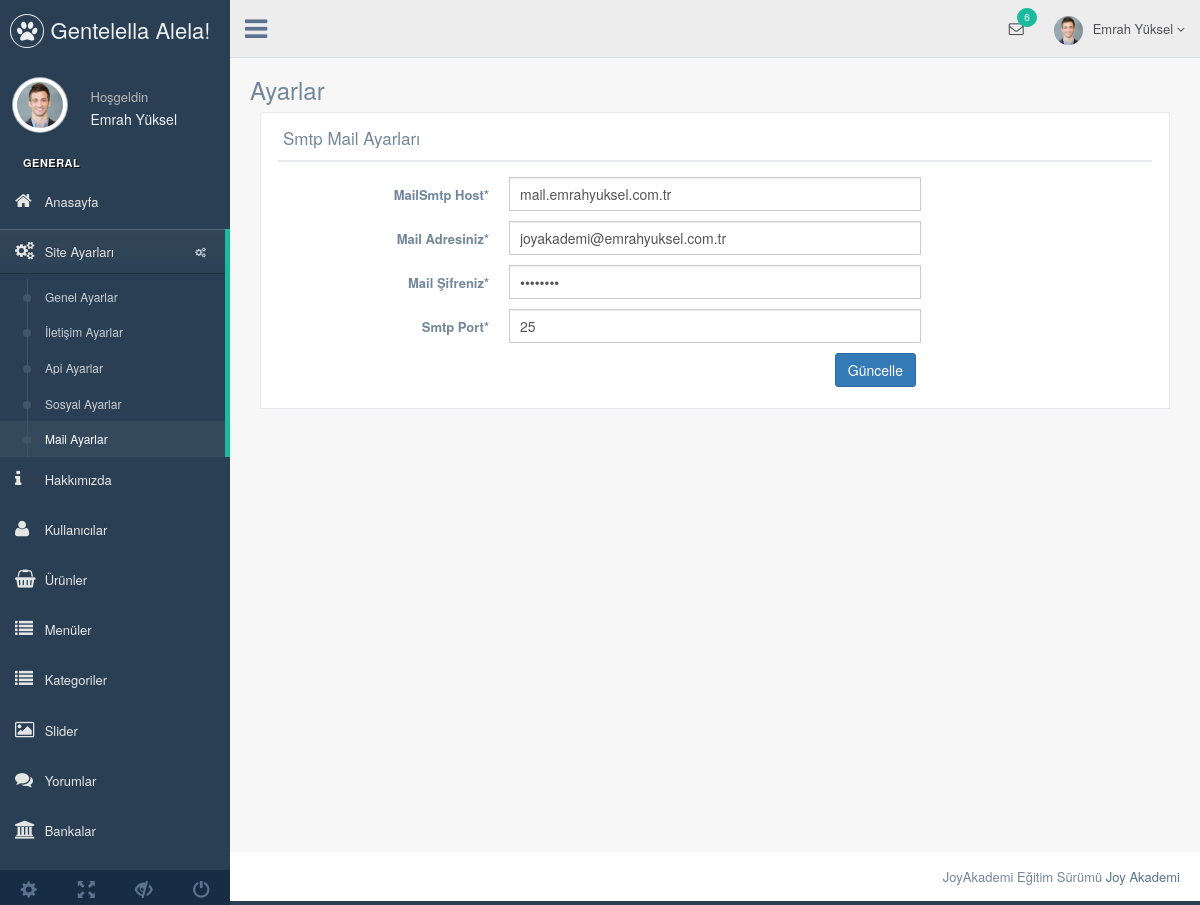
Screenshot of /nedmin/production/mail-ayar.php (signed in) with the database file from the repository.
### tables this page shows
CREATE TABLE IF NOT EXISTS `kullanici` (
  `kullanici_id` int(11) NOT NULL AUTO_INCREMENT,
  `kullanici_zaman` datetime NOT NULL DEFAULT CURRENT_TIMESTAMP,
  `kullanici_resim` varchar(250) NOT NULL,
  `kullanici_tc` varchar(50) NOT NULL,
  `kullanici_ad` varchar(50) NOT NULL,
  `kullanici_mail` varchar(100) NOT NULL,
  `kullanici_gsm` varchar(50) NOT NULL,
  `kullanici_password` varchar(50) NOT NULL,
  `kullanici_adsoyad` varchar(50) NOT NULL,
  `kullanici_adres` varchar(250) NOT NULL,
  `kullanici_il` varchar(100) NOT NULL,
  `kullanici_ilce` varchar(100) NOT NULL,
  `kullanici_unvan` varchar(100) NOT NULL,
  `kullanici_yetki` varchar(50) NOT NULL,
  `kullanici_durum` int(1) NOT NULL DEFAULT '1',
  PRIMARY KEY (`kullanici_id`)
);

CREATE TABLE IF NOT EXISTS `ayar` (
  `ayar_id` int(11) NOT NULL,
  `ayar_logo` varchar(250) NOT NULL,
  `ayar_url` varchar(50) NOT NULL,
  `ayar_title` varchar(250) NOT NULL,
  `ayar_description` varchar(250) NOT NULL,
  `ayar_keywords` varchar(50) NOT NULL,
  `ayar_author` varchar(50) NOT NULL,
  `ayar_tel` varchar(50) NOT NULL,
  `ayar_gsm` varchar(50) NOT NULL,
  `ayar_faks` varchar(50) NOT NULL,
  `ayar_mail` varchar(50) NOT NULL,
  `ayar_ilce` varchar(50) NOT NULL,
  `ayar_il` varchar(50) NOT NULL,
  `ayar_adres` varchar(250) NOT NULL,
  `ayar_mesai` varchar(250) NOT NULL,
  `ayar_maps` varchar(250) NOT NULL,
  `ayar_analystic` varchar(50) NOT NULL,
  `ayar_zopim` varchar(250) NOT NULL,
  `ayar_facebook` varchar(50) NOT NULL,
  `ayar_twitter` varchar(50) NOT NULL,
  `ayar_google` varchar(50) NOT NULL,
  `ayar_youtube` varchar(50) NOT NULL,
  `ayar_smtphost` varchar(50) NOT NULL,
  `ayar_smtpuser` varchar(50) NOT NULL,
  `ayar_smtppassword` varchar(50) NOT NULL,
  `ayar_smtpport` varchar(50) NOT NULL,
  `ayar_bakim` enum('0','1') NOT NULL DEFAULT '1',
  PRIMARY KEY (`ayar_id`)
);

### nedmin/production/mail-ayar.php (the view, shortened to what this page needs)
<?php
include 'header.php';
include '../netting/baglan.php';
$ayarsor=$db->prepare("select * from ayar where ayar_id=?");
$ayarsor->execute(array(0));
$ayarcek=$ayarsor->fetch(PDO::FETCH_ASSOC);
?>
<div class="right_col" role="main">
  <div class="">
    <div class="page-title">
      <div class="title_left">
        <h3>Ayarlar</h3>
      </div>
    </div>
    <div class="clearfix"></div>
    <div class="row">
      <div class="col-md-12 col-sm-12 col-xs-12">
        <div class="col-md-12 col-sm-12 col-xs-12">
          <div class="x_panel">
            <div class="x_title">
              <h2>Smtp Mail Ayarları <small>
                <?php
                if ($_GET['durum']=='ok') {?>
                <b style="color:green;">Güncelleme başarılı...</b>
                <?php } elseif ($_GET['durum']=='no')  {?>
                <b style="color:red;">Güncelleme yapılamadı...</b>
                <?php } ?></small> </h2>
                <div class="clearfix"></div>
              </div>
              <div class="x_content">
                <form action="../netting/islem.php" method="POST" id="demo-form2" data-parsley-validate class="form-horizontal form-label-left">
                  <div class="form-group">
                    <label class="control-label col-md-3 col-sm-3 col-xs-12" for="first-name">MailSmtp Host<span class="required">*</span>
                    </label>
                    <div class="col-md-6 col-sm-6 col-xs-12">
                      <input type="text" id="first-name" placeholder="Mail smtp host adresinizi giriniz..." name="ayar_smtphost" value="<?php echo $ayarcek['ayar_smtphost']; ?>" class="form-control col-md-7 col-xs-12">
                    </div>
                  </div>
                  <div class="form-group">
                    <label class="control-label col-md-3 col-sm-3 col-xs-12" for="first-name">Mail Adresiniz<span class="required">*</span>
                    </label>
                    <div class="col-md-6 col-sm-6 col-xs-12">
                      <input type="text" id="first-name" placeholder="Mail adresinizi giriniz..." name="ayar_smtpuser" value="<?php echo $ayarcek['ayar_smtpuser']; ?>" class="form-control col-md-7 col-xs-12">
                    </div>
                  </div>
                  <div class="form-group">
                    <label class="control-label col-md-3 col-sm-3 col-xs-12" for="first-name">Mail Şifreniz<span class="required">*</span>
                    </label>
                    <div class="col-md-6 col-sm-6 col-xs-12">
                      <input type="password" id="first-name" placeholder="Mail şifrenizi giriniz..." name="ayar_smtppassword" value="<?php echo $ayarcek['ayar_smtppassword']; ?>" class="form-control col-md-7 col-xs-12">
                    </div>
                  </div>
                    <div class="form-group">
                    <label class="control-label col-md-3 col-sm-3 col-xs-12" for="first-name">Smtp Port<span class="required">*</span>
                    </label>
                    <div class="col-md-6 col-sm-6 col-xs-12">
                      <input type="text" id="first-name" placeholder="Smtp portunu giriniz..." name="ayar_smtpport" value="<?php echo $ayarcek['ayar_smtpport']; ?>" class="form-control col-md-7 col-xs-12">
                    </div>
                  </div>
                  <div align="right" class="col-md-6 col-sm-6 col-xs-12 col-md-offset-3">
                    <button type="submit" name="mailayarkaydet" class="btn btn-primary">Güncelle</button>
                  </div>
                </form>
              </div>
            </div>
          </div>
        </div>
      </div>
    </div>
  </div>
  <?php include 'footer.php'; ?>

### nedmin/production/header.php (shortened to what this page needs)
<?php
include '../netting/baglan.php';
$kullanicisor=$db->prepare("SELECT * FROM kullanici where kullanici_mail=:mail");
$kullanicisor->execute(array(
  'mail' => $_SESSION['kullanici_mail']
  ));
$kullanicicek=$kullanicisor->fetch(PDO::FETCH_ASSOC);
?>
<!DOCTYPE html>
<html lang="en">
<head>
  <link href="../vendors/bootstrap/dist/css/bootstrap.min.css" rel="stylesheet">
  <link href="../vendors/font-awesome/css/font-awesome.min.css" rel="stylesheet">
  <link href="../vendors/nprogress/nprogress.css" rel="stylesheet">
  <link href="../vendors/iCheck/skins/flat/green.css" rel="stylesheet">
  <link href="../vendors/datatables.net-bs/css/dataTables.bootstrap.min.css" rel="stylesheet">
  <link href="../vendors/datatables.net-buttons-bs/css/buttons.bootstrap.min.css" rel="stylesheet">
  <link href="../vendors/datatables.net-fixedheader-bs/css/fixedHeader.bootstrap.min.css" rel="stylesheet">
  <link href="../vendors/datatables.net-responsive-bs/css/responsive.bootstrap.min.css" rel="stylesheet">
  <link href="../vendors/datatables.net-scroller-bs/css/scroller.bootstrap.min.css" rel="stylesheet">
  <link href="../vendors/dropzone/dist/min/dropzone.min.css" rel="stylesheet">
  <link href="../build/css/custom.min.css" rel="stylesheet">
</head>
<body class="nav-md">
  <div class="container body">
    <div class="main_container">
      <div class="col-md-3 left_col">
        <div class="left_col scroll-view">
          <div class="navbar nav_title" style="border: 0;">
            <a href="index.html" class="site_title"><i class="fa fa-paw"></i> <span>Gentelella Alela!</span></a>
          </div>
          <div class="profile clearfix">
            <div class="profile_pic">
              <img src="images/img.jpg" alt="..." class="img-circle profile_img">
            </div>
            <div class="profile_info">
              <span>Hoşgeldin</span>
              <h2><?php echo $kullanicicek['kullanici_adsoyad'] ?></h2>
            </div>
          </div>
          <br />
          <div id="sidebar-menu" class="main_menu_side hidden-print main_menu">
            <div class="menu_section">
              <h3>General</h3>
              <ul class="nav side-menu">
                <li><a href="index.php"><i class="fa fa-home"></i> Anasayfa </a></li>
                <li><a><i class="fa fa-cogs"></i> Site Ayarları <span class="fa fa-cogs"></span></a>
                  <ul class="nav child_menu">
                    <li><a href="genel-ayar.php">Genel Ayarlar</a></li>
                    <li><a href="iletisim-ayarlar.php">İletişim Ayarlar</a></li>
                    <li><a href="api-ayarlar.php">Api Ayarlar</a></li>
                    <li><a href="sosyal-ayar.php">Sosyal Ayarlar</a></li>
                  <li><a href="mail-ayar.php">Mail Ayarlar</a></li>
               </ul>
             </li>
             <li><a href="hakkimizda.php"><i class="fa fa-info"></i> Hakkımızda </a></li>
             <li><a href="kullanici.php"><i class="fa fa-user"></i> Kullanıcılar </a></li>
             <li><a href="urun.php"><i class="fa fa-shopping-basket"></i> Ürünler </a></li>
             <li><a href="menu.php"><i class="fa fa-list"></i> Menüler </a></li>
             <li><a href="kategori.php"><i class="fa fa-list"></i> Kategoriler </a></li>
             <li><a href="slider.php"><i class="fa fa-image"></i> Slider </a></li>
             <li><a href="yorum.php"><i class="fa fa-comments"></i> Yorumlar </a></li>
             <li><a href="banka.php"><i class="fa fa-bank"></i> Bankalar </a></li>
           </ul>
         </div>
       </div>
       <div class="sidebar-footer hidden-small">
        <a data-toggle="tooltip" data-placement="top" title="Settings">
          <span class="glyphicon glyphicon-cog" aria-hidden="true"></span>
        </a>
        <a data-toggle="tooltip" data-placement="top" title="FullScreen">
          <span class="glyphicon glyphicon-fullscreen" aria-hidden="true"></span>
        </a>
        <a data-toggle="tooltip" data-placement="top" title="Lock">
          <span class="glyphicon glyphicon-eye-close" aria-hidden="true"></span>
        </a>
        <a data-toggle="tooltip" data-placement="top" title="Logout">
          <span class="glyphicon glyphicon-off" aria-hidden="true"></span>
        </a>
      </div>
    </div>
  </div>
  <div class="top_nav">
    <div class="nav_menu">
      <nav>
        <div class="nav toggle">
          <a id="menu_toggle"><i class="fa fa-bars"></i></a>
        </div>
        <ul class="nav navbar-nav navbar-right">
          <li class="">
            <a href="javascript:;" class="user-profile dropdown-toggle" data-toggle="dropdown" aria-expanded="false">
              <img src="images/img.jpg" alt=""><?php echo $kullanicicek['kullanici_adsoyad'] ?>
              <span class=" fa fa-angle-down"></span>
            </a>
          </li>
          <li role="presentation" class="dropdown">
            <a href="javascript:;" class="dropdown-toggle info-number" data-toggle="dropdown" aria-expanded="false">
              <i class="fa fa-envelope-o"></i>
              <span class="badge bg-green">6</span>
            </a>
          </li>
        </ul>
      </nav>
    </div>
  </div>

### rows the page displays
kullanici: kullanici_adsoyad "Emrah Yüksel"
ayar: ayar_smtphost "mail.emrahyuksel.com.tr", ayar_smtpuser "joyakademi@emrahyuksel.com.tr", ayar_smtpport "25"
